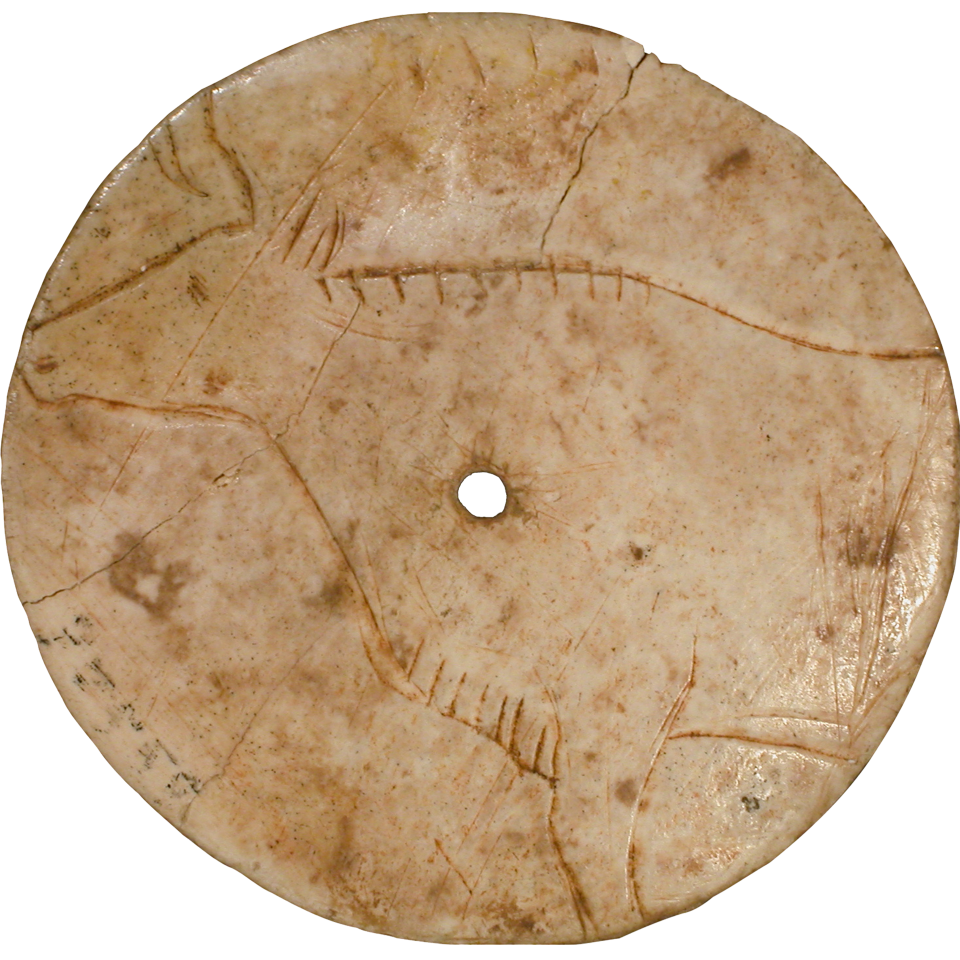
#> input picture test_images/human_non_human/1.png, 1920 x 1920 px, given as the content of the folder image_classification/static/images/skeleton_images, which was not available (shown at 1/2 size)
$ python image_recon.py
#> lines starting #> are read from the running program, lines starting #| are printed output that depends on the picture; pictures that were not available may be replaced by others from this repository, and a replacement may not be noted
import numpy as np
from scipy.stats import pearsonr
import os
import cv2
import matplotlib.pyplot as plt

# specify the directory containing the images
img_dir = r"image_classification/static/images/skeleton_images"
img_ori = r"test_images/human_non_human/"
corr_folder = r"image_classification/static/images/correlation_images"
#feature_map = r"C:\Users\jahna\OneDrive\Documents\GitHub\Project\Image_Filter_Reconstruction\Combined resolution"


# create a list to store the images and their names
images = []
img_names = []

corr_coef = 0.2

# iterate through the images in the directory
for filename in os.listdir(img_dir):
    # read the image
    img = cv2.imread(os.path.join(img_dir, filename))
#> img is the input picture: shape (1920, 1920, 3); mean B, G, R 142.9, 172.4, 198.8
    #blur = cv2.GaussianBlur(img, (5, 5), 5)
    #img_dsam = cv2.pyrDown(blur)
    img_dsam = cv2.pyrDown(img)
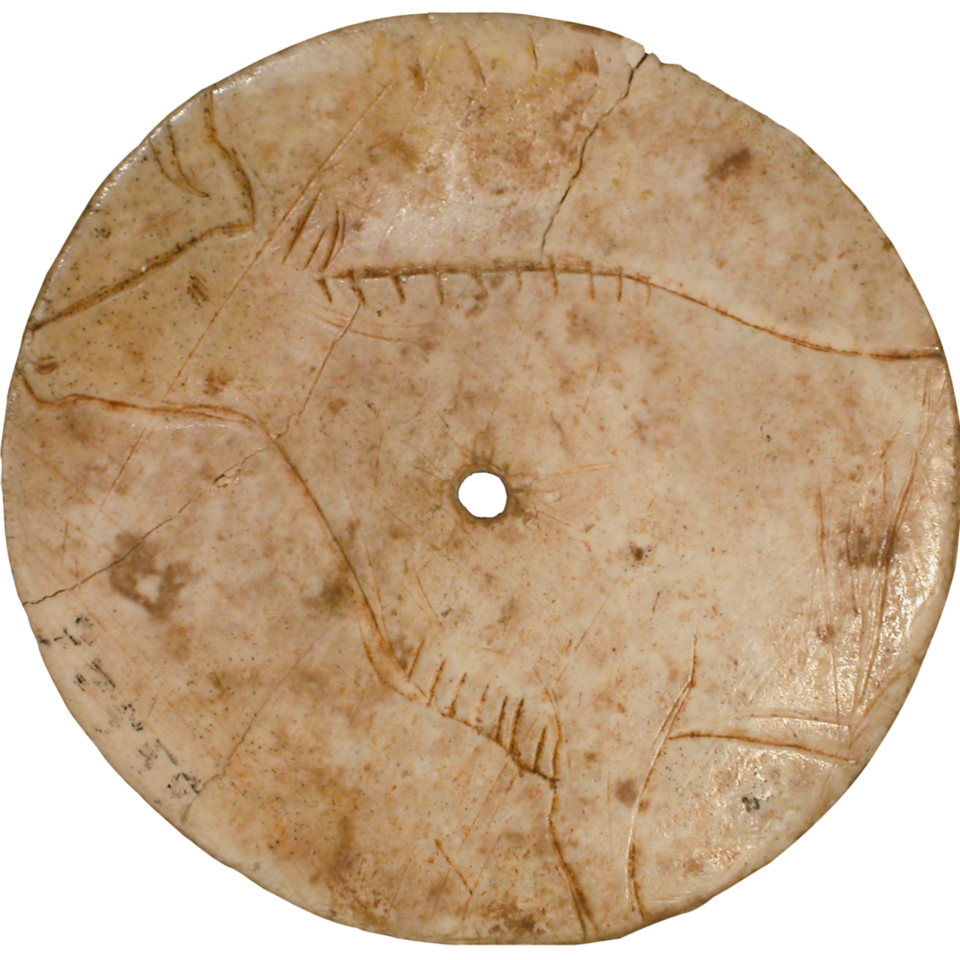
#> img_dsam: shape (960, 960, 3); mean B, G, R 142.9, 172.4, 198.8
    img_dsam = cv2.pyrDown(img_dsam)
#> img_dsam: shape (480, 480, 3)
    img_dsam = cv2.pyrDown(img_dsam)
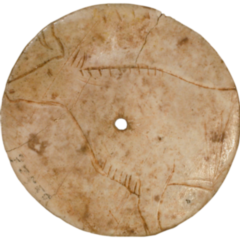
#> img_dsam: shape (240, 240, 3); mean B, G, R 142.9, 172.5, 198.9
    img_dsam = cv2.pyrDown(img_dsam)
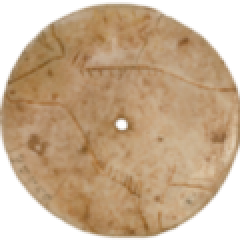
#> img_dsam: shape (120, 120, 3) (shown 2 times larger); mean B, G, R 142.9, 172.5, 198.9
    img_dsam = cv2.pyrDown(img_dsam)
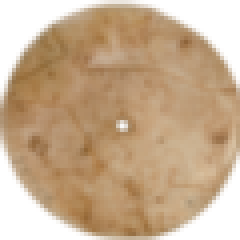
#> img_dsam: shape (60, 60, 3) (shown 4 times larger); mean B, G, R 142.9, 172.5, 198.9
    img_dsam = cv2.pyrDown(img_dsam)
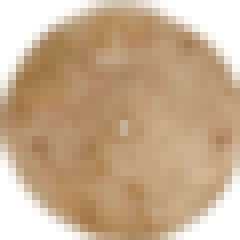
#> img_dsam: shape (30, 30, 3) (shown 8 times larger); mean B, G, R 142.8, 172.4, 198.8
    # convert image to a 2D array of pixels
    img_data = np.array(img_dsam, dtype=np.float64) / 255
    img_names.append(filename)
    # add the image to the list
    images.append(img_data)

# [8 lines of commented-out code are left out]
correlation_coefficients = []
for i in range(len(images)):
    corr, _ = pearsonr(images[0].flatten(), images[i].flatten())
    correlation_coefficients.append((corr, images[0], images[i]))
#> this loop made 1 pass
#> corr on pass 1: 1
#> after the loop, correlation_coefficients = 1 item

# display the correlation coefficients and the images
for corr, img1, img2 in correlation_coefficients:
    if corr >= corr_coef:
        # extract image names from the full paths
        img1_idx = np.where(np.all(images == img1, axis=(1, 2, 3)))[0][0]
#> img1_idx = 0
        img2_idx = np.where(np.all(images == img2, axis=(1, 2, 3)))[0][0]
#> img2_idx = 0
        img1_name = img_names[img1_idx]
#> img1_name = '1.png'
        img2_name = img_names[img2_idx]
#> img2_name = '1.png'

        # apply Gaussian blur to the original images
        img1_blur = cv2.GaussianBlur(cv2.imread(os.path.join(img_dir, img1_name)), (5, 5), 5)
        img2_blur = cv2.GaussianBlur(cv2.imread(os.path.join(img_dir, img2_name)), (5, 5), 5)


        plt.figure()
        plt.subplot(231)
        plt.imshow(cv2.imread(os.path.join(img_ori, img1_name)))
        plt.title("Image")
        plt.axis("off")
        # [4 lines of commented-out code are left out]
        plt.subplot(232)
        plt.imshow(cv2.imread(os.path.join(img_dir, img1_name)))
        plt.title("Dilation")
        plt.axis("off")
        plt.subplot(233)
        plt.imshow(cv2.imread(os.path.join(img_ori, img2_name)))
        plt.title("Image")
        plt.axis("off")
        # [4 lines of commented-out code are left out]
        plt.subplot(234)
        plt.imshow(cv2.imread(os.path.join(img_dir, img2_name)))
        plt.title("Dilation")
        plt.axis("off")
        plt.suptitle("Correlation Coefficient: {:.2f}".format(corr))
        plt.savefig("{}/{}_{}_corr.png".format(corr_folder,img1_name,img2_name))
#> figure, not shown here; B, G, R data is drawn as R, G, B
        #plt.show()

$ run again, on test_images/human_non_human/15.png
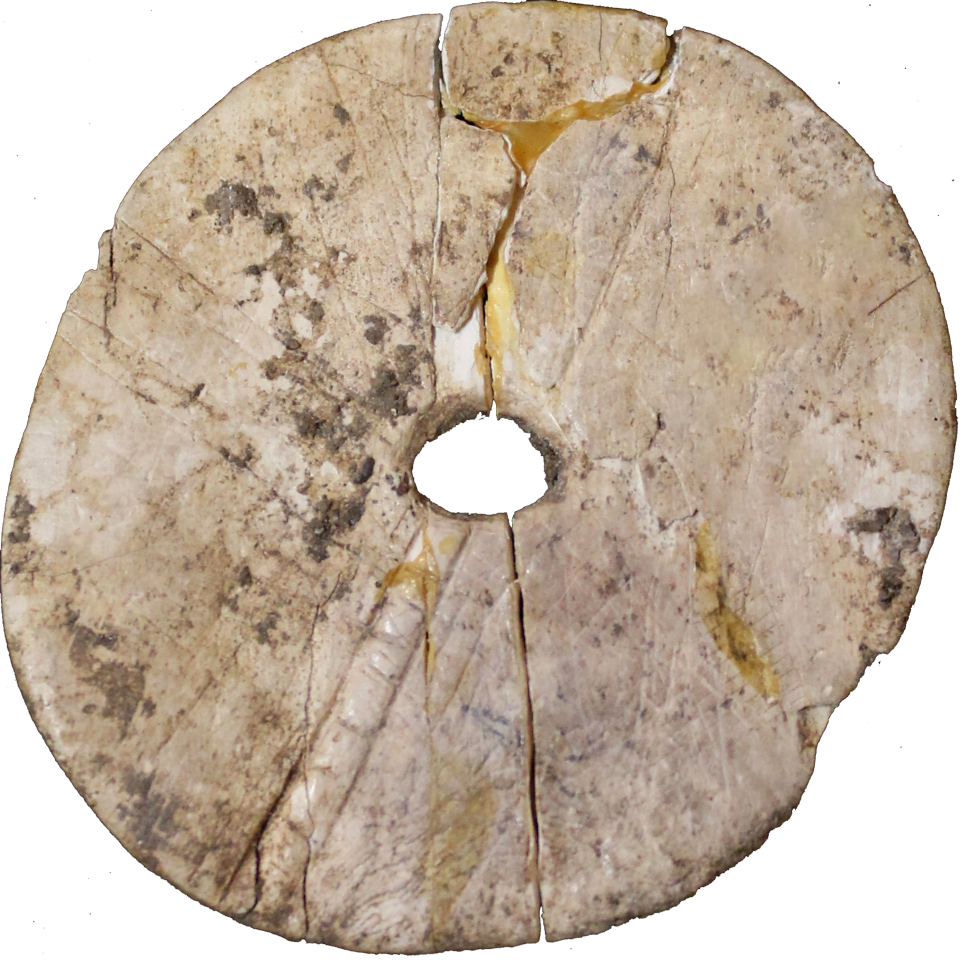
#> input picture test_images/human_non_human/15.png, 1920 x 1920 px, given as the content of the folder image_classification/static/images/skeleton_images, which was not available (shown at 1/2 size)
#> img is the input picture: shape (1920, 1920, 3); mean B, G, R 164.9, 181.3, 197.3
#> `img_dsam = cv2.pyrDown(img_dsam)`:
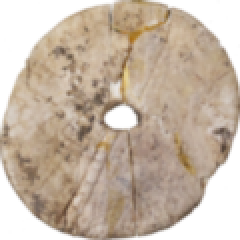
#> img_dsam: shape (120, 120, 3) (shown 2 times larger); mean B, G, R 164.8, 181.3, 197.3
#> `img_dsam = cv2.pyrDown(img_dsam)`:
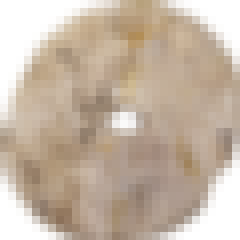
#> img_dsam: shape (30, 30, 3) (shown 8 times larger); mean B, G, R 164.8, 181.3, 197.3
#> the loop `for i in range(len(images)):` made 1 pass
#> corr on pass 1: 1
#> after the loop `for i in range(len(images)):`: correlation_coefficients = 1 item
#> img1_idx = 0
#> img1_name = '15.png'

$ run again, on test_images/human_non_human/2.png
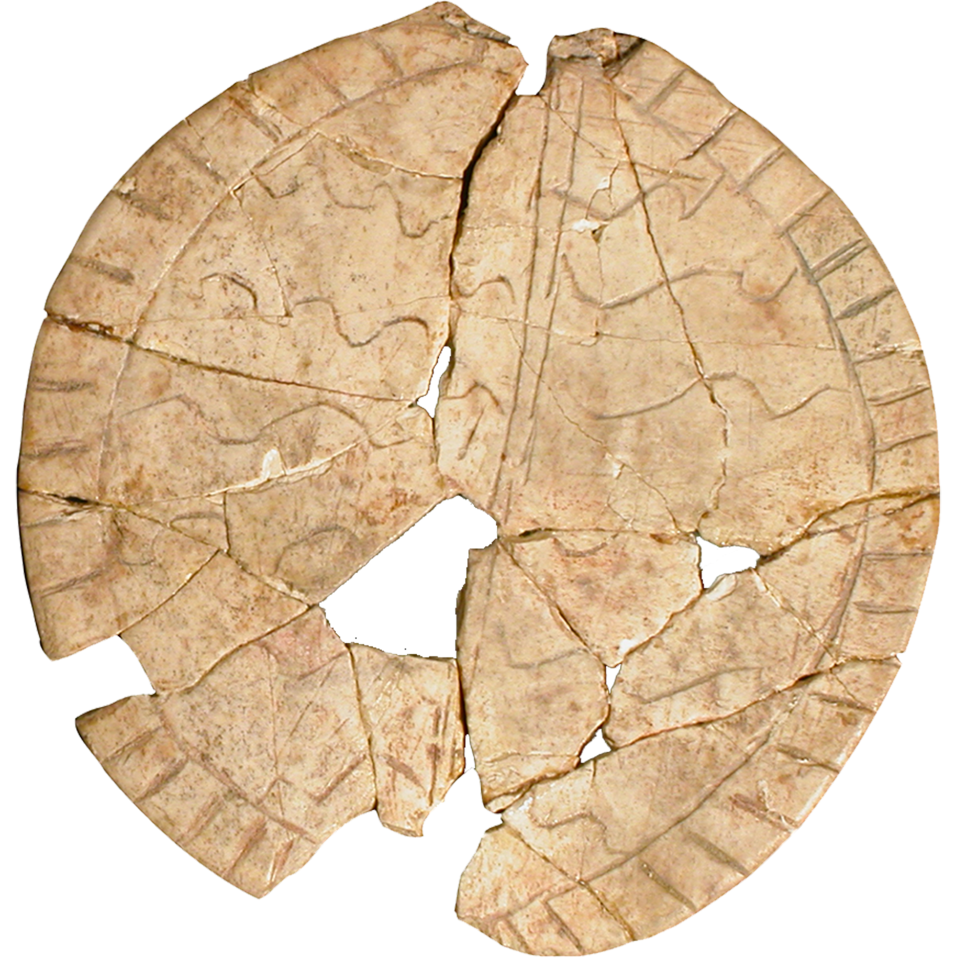
#> input picture test_images/human_non_human/2.png, 1920 x 1920 px, given as the content of the folder image_classification/static/images/skeleton_images, which was not available (shown at 1/2 size)
#> img is the input picture: shape (1920, 1920, 3); mean B, G, R 171.2, 200.4, 224.4
#> `img_dsam = cv2.pyrDown(img_dsam)`:
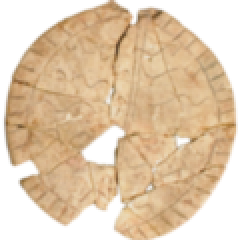
#> img_dsam: shape (120, 120, 3) (shown 2 times larger); mean B, G, R 171.2, 200.4, 224.4
#> `img_dsam = cv2.pyrDown(img_dsam)`:
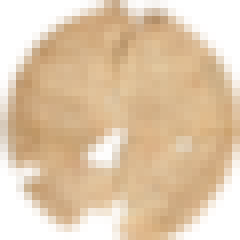
#> img_dsam: shape (30, 30, 3) (shown 8 times larger); mean B, G, R 171, 200.2, 224.3
#> the loop `for i in range(len(images)):` made 1 pass
#> corr on pass 1: 1
#> after the loop `for i in range(len(images)):`: correlation_coefficients = 1 item
#> img1_idx = 0
#> img1_name = '2.png'

$ run again, on test_images/human_non_human/3.png
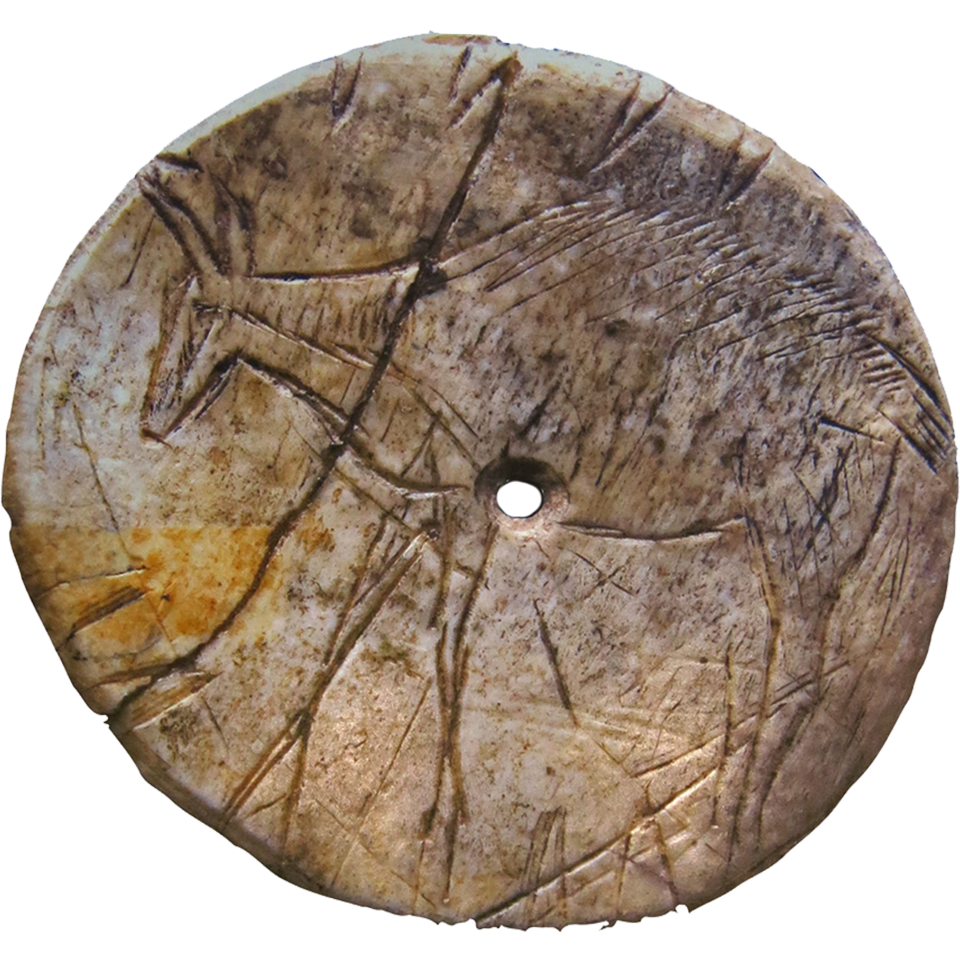
#> input picture test_images/human_non_human/3.png, 1920 x 1920 px, given as the content of the folder image_classification/static/images/skeleton_images, which was not available (shown at 1/2 size)
#> img is the input picture: shape (1920, 1920, 3); mean B, G, R 138.4, 152.4, 168.6
#> `img_dsam = cv2.pyrDown(img_dsam)`:
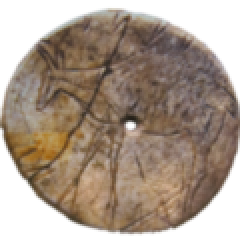
#> img_dsam: shape (120, 120, 3) (shown 2 times larger); mean B, G, R 138.4, 152.4, 168.6
#> `img_dsam = cv2.pyrDown(img_dsam)`:
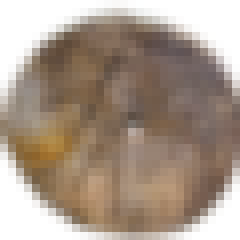
#> img_dsam: shape (30, 30, 3) (shown 8 times larger); mean B, G, R 138.4, 152.4, 168.6
#> the loop `for i in range(len(images)):` made 1 pass
#> corr on pass 1: 1
#> after the loop `for i in range(len(images)):`: correlation_coefficients = 1 item
#> img1_idx = 0
#> img1_name = '3.png'
